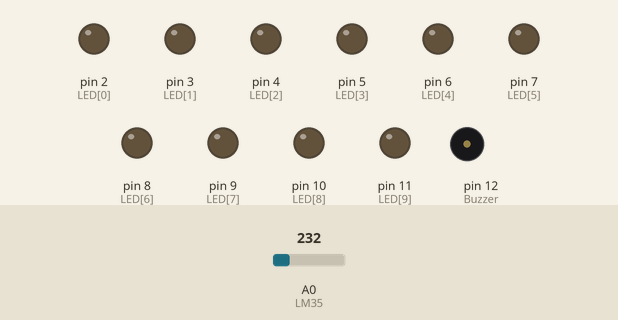
Bench run of a sketch on a simulated Arduino Uno, built with avr-gcc and run on an emulated ATmega328P. On the bench: output pins drawn as LEDs (lit = HIGH), buzzer (waves = sounding). The test bench sets the inputs (shaded band); at power-on: A0 (LM35) = 232.

Above: at 1.2 s.
1.3 s: A0 (LM35) set to 255
2.8 s: A0 (LM35) set to 266
At 3.3 s:
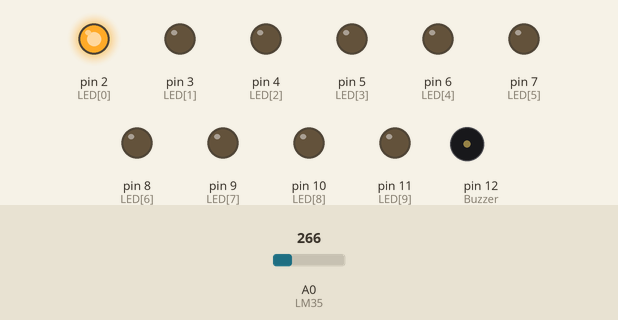
4.3 s: A0 (LM35) set to 290
At 5.5 s:
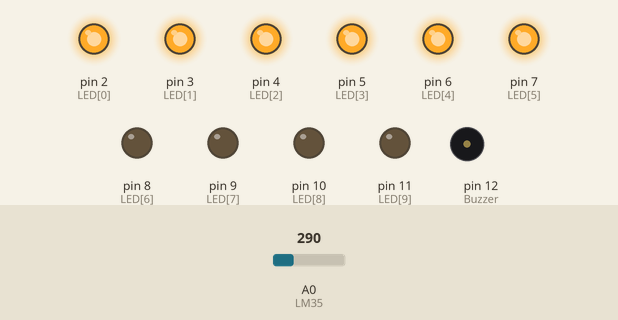
5.8 s: A0 (LM35) set to 293
At 6.7 s:
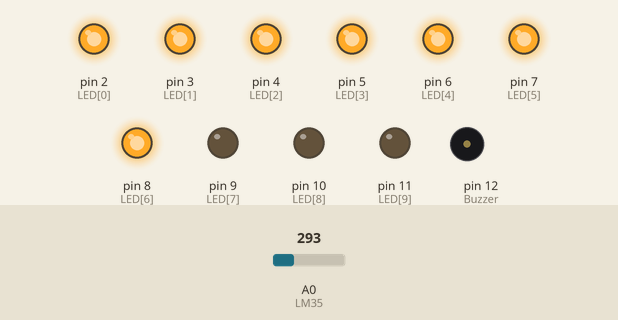
7.3 s: A0 (LM35) set to 336
At 7.9 s:
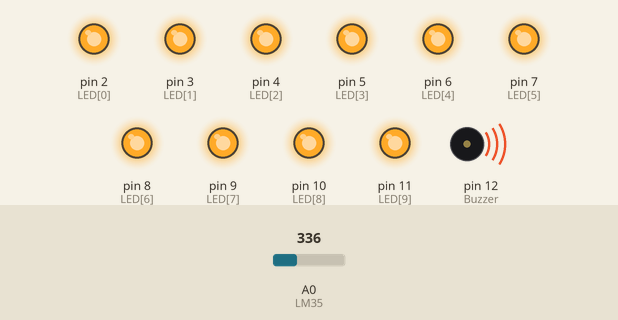
8.8 s: A0 (LM35) set to 250
At 10.2 s:
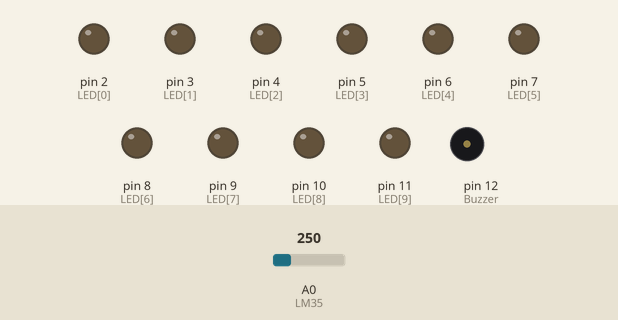
Timing chart, 0 to 11.3 s (numbered marks = the images above; inputs shaded):
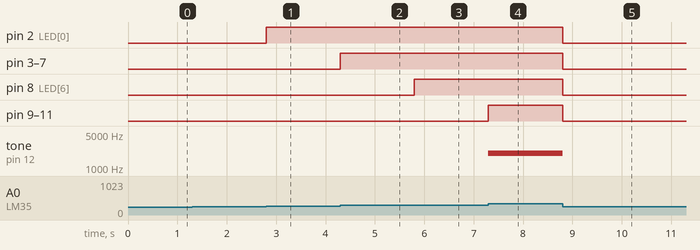

The sketch:

Projeto_Termometro.ino
```cpp
const int LM35 = 0;
float temperatura = 0;
int ADCLido = 0;
const int Buzzer = 12;
const int LED[] = {
  2,3,4,5,6,7,8,9,10,11 };

void setup() {
  analogReference(INTERNAL);
  pinMode(Buzzer, OUTPUT);
  for(int x = 0; x < 10;  x++) {
    pinMode(LED[x], OUTPUT);
  }
}

void loop() {
  ADCLido = analogRead(LM35);
  temperatura = ADCLido * 0.1075268817204301;
  if(temperatura > 28.50){
        digitalWrite(LED[0], HIGH);
      }
      else{
        digitalWrite(LED[0], LOW);
      }
      if(temperatura > 29.00){
        digitalWrite(LED[1], HIGH);
      }
      else{
        digitalWrite(LED[1], LOW);
      }
      if(temperatura > 29.50){
        digitalWrite(LED[2], HIGH);
      }
      else{
        digitalWrite(LED[2], LOW);
      }
      if(temperatura > 30.00){
        digitalWrite(LED[3], HIGH);
      }
      else{
        digitalWrite(LED[3], LOW);
      }
      if(temperatura > 30.50){
        digitalWrite(LED[4], HIGH);
      }
      else{
        digitalWrite(LED[4], LOW);
      }
      if(temperatura > 31.00){
        digitalWrite(LED[5], HIGH);
      }
      else{
        digitalWrite(LED[5], LOW);
      }
      if(temperatura > 31.50){
        digitalWrite(LED[6], HIGH);
      }
      else{
        digitalWrite(LED[6], LOW);
      }
      if(temperatura > 32.00){
        digitalWrite(LED[7], HIGH);
      }
      else{
        digitalWrite(LED[7], LOW);
      }
      if(temperatura > 32.50){
        digitalWrite(LED[8], HIGH);
      }
      else{
        digitalWrite(LED[8], LOW);
      }
      if(temperatura > 34.00){
        digitalWrite(LED[9], HIGH);
        tone(Buzzer, 2000);
      }
      else{
        digitalWrite(LED[9], LOW);
        noTone(Buzzer);
      }

}
```

Measured:
- the behaviour switches between 265 and 266 on A0 (LM35) (found by bisection; images 0 and 1)
- the behaviour switches between 292 and 293 on A0 (LM35) (found by bisection; images 2 and 3)
- after the input at 1.3 s, every drawn part: stays the same
- after the input at 2.8 s, pin 2 (LED[0]): LOW → HIGH at once
- after the input at 4.3 s, pin 3 (LED[1]), pin 4 (LED[2]), pin 5 (LED[3]), pin 6 (LED[4]), pin 7 (LED[5]): LOW → HIGH at once
- after the input at 5.8 s, pin 8 (LED[6]): LOW → HIGH at once
- after the input at 7.3 s, pin 9 (LED[7]), pin 10 (LED[8]), pin 11 (LED[9]): LOW → HIGH at once; tone on pin 12 (Buzzer): silent → 2000 Hz at once
- after the input at 8.8 s, pin 2 (LED[0]), pin 3 (LED[1]), pin 4 (LED[2]), pin 5 (LED[3]), pin 6 (LED[4]), pin 7 (LED[5]), pin 8 (LED[6]), pin 9 (LED[7]), pin 10 (LED[8]), pin 11 (LED[9]): HIGH → LOW at once; tone on pin 12 (Buzzer): 2000 Hz → silent at once
